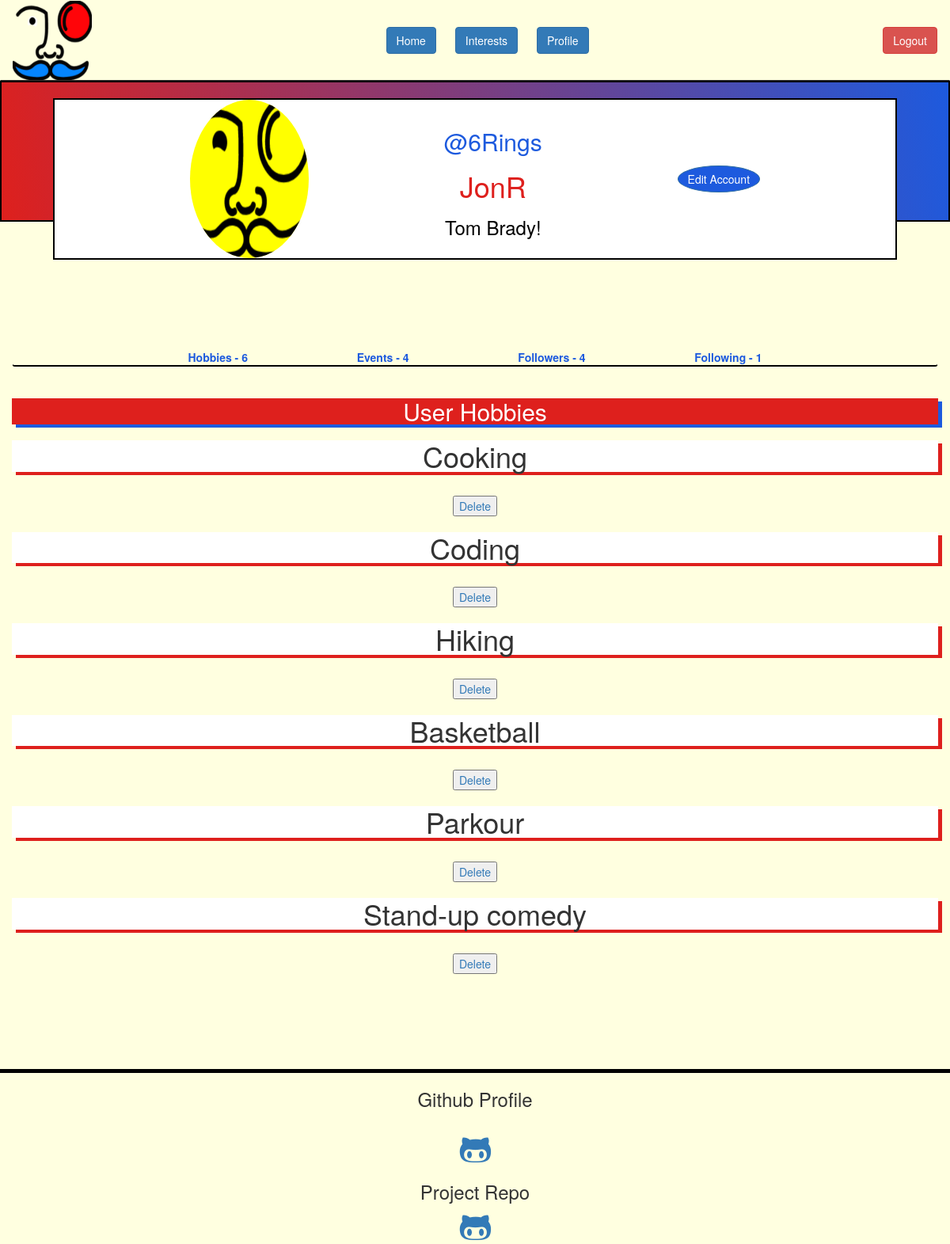
The app's page /profile (signed in) with its own data.
### models.py (models this page shows, shortened)
class User(UserMixin, Model):
    username = CharField(unique=True)
    fullname = CharField()
    email = CharField(unique =True)
    password = CharField(max_length = 100)
    bio = TextField(300)
    dob = DateTimeField()
    isAdmin = BooleanField(default=False)
    class Meta:
        database = DATABASE

class User_Hobby(Model):
    user=ForeignKeyField(model=User, backref="user")
    hobby=ForeignKeyField(model=Hobby, backref="hobby")
    hours_spent= BigIntegerField()
    class Meta:
        database=DATABASE

class Hobby(Model):
    name = CharField(50, unique= True)
    physical_activity = BooleanField()
    outdoors = BooleanField()
    high_startup_cost = BooleanField()
    group_activity = BooleanField()
    class Meta:
        database=DATABASE

### app.py (the view)
@app.route('/profile',methods=['GET','POST'])
@app.route('/profile/<userid>',methods=['GET','POST'])
@login_required
def user_profile(userid = None):
    if userid != None:
        user = models.User.select().where(models.User.id == userid)
        not_current_user_id = user.get()
        user_hobbies = models.User_Hobby.select().where(models.User_Hobby.user_id == userid)
        user_hobbies_count = user_hobbies.count()
        user_events = models.User_Event.select().where(models.User_Event.user == userid)
        user_events_count = user_events.count()
        current_follower_id = models.Follower.select(models.Follower.id).where(models.Follower.follower_id == g.user._get_current_object().id, models.Follower.user_id == not_current_user_id ).exists()
        isFollowing = False
        if current_follower_id != False:
            isFollowing = True
        user_followers = models.Follower.select().where(models.Follower.user == userid)
        user_followings = models.Follower.select().where(models.Follower.follower == userid)
        user_followers_count = models.Follower.select().where(models.Follower.user == userid).count()
        user_followings_count = models.Follower.select().where(models.Follower.follower == userid).count()
        return render_template('profile.html', user=user,user_hobbies=user_hobbies,user_hobbies_count=user_hobbies_count,user_events=user_events,user_events_count=user_events_count,user_followers=user_followers,user_followings=user_followings,not_current_user_id=not_current_user_id,user_followers_count=user_followers_count,user_followings_count=user_followings_count, isFollowing=isFollowing)
    else:
        user = g.user._get_current_object()
        user_id = g.user._get_current_object().id
        form = forms.Edit_UserForm()
        hours_spent_form = forms.Hours_SpentForm()
        hobbies = models.Hobby.select()
        user_hobbies = models.User_Hobby.select().where(models.User_Hobby.user == user_id)
        user_hobbies_count = user_hobbies.count()
        user_events = models.User_Event.select().where(models.User_Event.user == user_id)
        user_events_count = user_events.count()
        user_followers = models.Follower.select().where(models.Follower.user == user_id)
        user_followings = models.Follower.select().where(models.Follower.follower == user_id)
        user_followers_count = models.Follower.select().where(models.Follower.user == user_id).count()
        user_followings_count = models.Follower.select().where(models.Follower.follower == user_id).count()
        return render_template ('profile.html',form=form,user=user,hobbies=hobbies,user_hobbies=user_hobbies,hours_spent_form=hours_spent_form,user_hobbies_count=user_hobbies_count,user_events=user_events,user_events_count=user_events_count,user_followers=user_followers, user_followings=user_followings,user_followers_count=user_followers_count,user_followings_count=user_followings_count)

### app.py (called while the page is built)
@login_manager.user_loader
def load_user(userid):
    try:
        return models.User.get(models.User.id == userid)
    except models.DoesNotExist:
        return None

@app.before_request
def before_request():
    g.db = models.DATABASE
    g.db.connect()
    g.user = current_user

@app.after_request
def after_request(response):
    g.db.close()
    return response

### templates/profile.html (shortened to what this page needs)
{% extends "bootstrap/base.html" %}
{% import "bootstrap/wtf.html" as wtf %}
{% from 'macros.html' import render_field, render_all_hobbies, render_user_hobbies,render_non_current_user_hobbies,render_user_followers,render_user_followings,render_user_events_hosting %}
{% block content %}
{% block scripts %}
<link rel="stylesheet" href="../static/style.css">
{% endblock %}
        {% include 'nav.html' %}
        <div class="container-fluid one user_profile"
        style=
        "display: flex;
        width: 100%;
        padding: 0px;
        flex-direction: column;
        align-items: center;
        margin-top:0px"
        >
        <div class="container user-card" style="
        position: relative;
        display:flex;
        width: 100%;
        border: 2px solid black;
        justify-content: center;
        background-image: linear-gradient(81deg,#de201d,transparent);
        background-color: #1d5ade;
        ">
        <div class="row" style="
        display:flex;
        justify-content: space-between;
        margin: 20px 50px -50px;
        border: 2px solid black;
        background-color: white;
        width: 100%">
                <div class="col user_image">
                    <img src="../static/Hobbs3.0.png" width="150px" height="200px" style="border-radius:50%; background:yellow"/>
                </div>
                <div class="col user_info" style="
                text-align:center;
                align-self: center;
                color:black">
                {% if current_user.id == user.id %}
                    <h2 style="color:#1d5ade">@{{user.username}}</h2>
                    <h1 style="color:#de201d">{{user.fullname}}</h1>
                    <h3>{{user.bio}}</h3>
                {% else %}
                    {% for user in user %}
                        <h6>@{{user.username}}</h6>
                        <h3>{{user.fullname}}</h3>
                        <h5>{{user.bio}}</h5>
                    {% endfor %}
                {% endif %}
                </div>
                {% if current_user.id == user.id %}
                <div class="col" style="align-self:center">
                    <a href="{{ url_for('settings') }}">
                    <button  class="btn btn-primary" style="
                        border-radius:50%;
                        background-color: #1d5ade">
                        Edit Account</button>
                    </a>
                </div>
                {% endif %}
        </div>
    </div>
    <br>
    <br>
    {% include 'user_nav.html' %}
    <div class="container">
    <div class="d-flex flex-column">
    <div class=" row user_hobbies_list">
        <h2 class="user_hobbies_label_plate">User Hobbies</h2>
        {% if current_user.id == user.id %}
            {% for user_hobby in user_hobbies %}
            {{ render_user_hobbies(user_hobby) }}
            {% endfor %}
        {% else %}
            {% for user_hobby in user_hobbies %}
            {{ render_non_current_user_hobbies(user_hobby) }}
            {% endfor %}
        {% endif %}
    </div>
    </div>
 </div>
</div>
{% include 'footer.html' %}
{% endblock %}

### templates/macros.html (shortened to what this page needs)
{% macro render_user_hobbies(user_hobby) %}
<div class="col">
   <h1 class="user_hobbies_profile_page">{{user_hobby.hobby.name}}</h1>
</div>
  <br>
  <div class="col user_hobbies_delete_button">
    <a href="{{url_for('delete_user_hobbies', user_hobbyid=user_hobby.id)}}">
      <button>Delete</button></a>
</div>
{% endmacro %}

### static/style.css (style rules this page uses)
body { height: 100%; background-color:#FFFFE0; }
.user_hobbies_profile_page { background: white; text-align: center; box-shadow: 5px 4px #de201d; }
.user_hobbies_delete_button { text-align: center; }
.user_hobbies_label_plate { background: #de201d; color:white; text-align: center; box-shadow: 5px 4px #1d5ade; }

### records on screen
User: username "6Rings", fullname "JonR", bio "Tom Brady!"
User_Hobby: hobby.name "Cooking"
User_Hobby: hobby.name "Coding"
User_Hobby: hobby.name "Hiking"
User_Hobby: hobby.name "Basketball"
User_Hobby: hobby.name "Parkour"
User_Hobby: hobby.name "Stand-up comedy"

### other values on screen
{{ user_hobbies_count }} "6"
{{ user_events_count }} "4"
{{ user_followers_count }} "4"
{{ user_followings_count }} "1"
